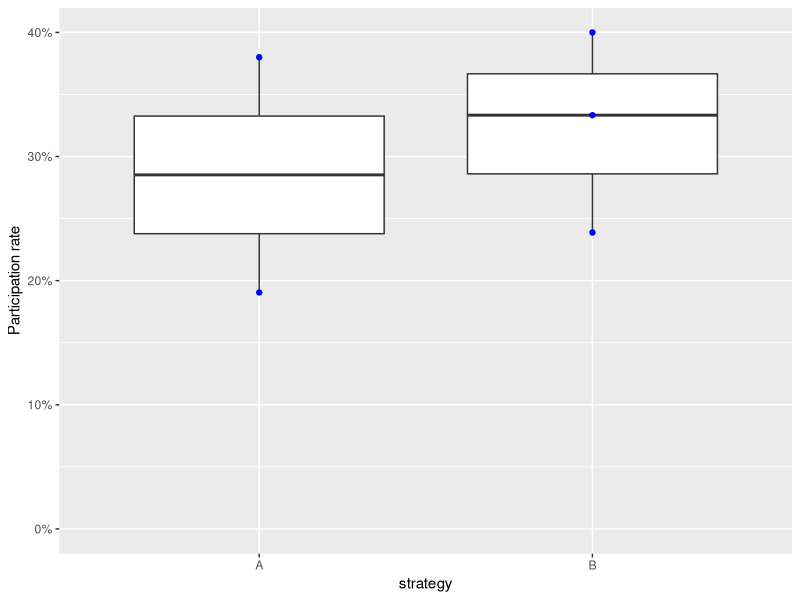
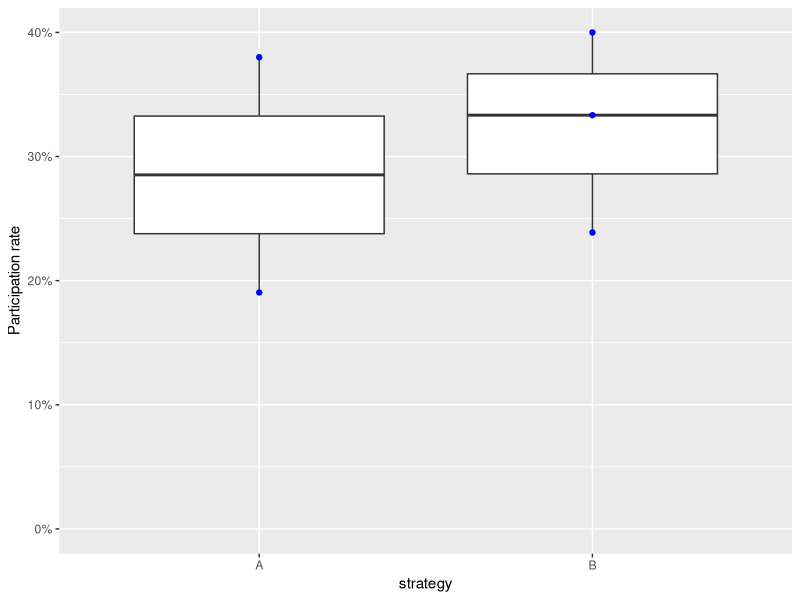

The R source for these figures, in order:
library(tidyverse)
t <- read_csv("data.csv")
t$f <- t$n_participants / t$n_registrations
ggplot(t, aes(x = strategy, y = f)) +
  geom_boxplot() +
  geom_point(color = "blue") +
  scale_y_continuous("Participation rate", limits = c(0, NA), labels = scales::percent)
ggsave("participation_rates.svg")
